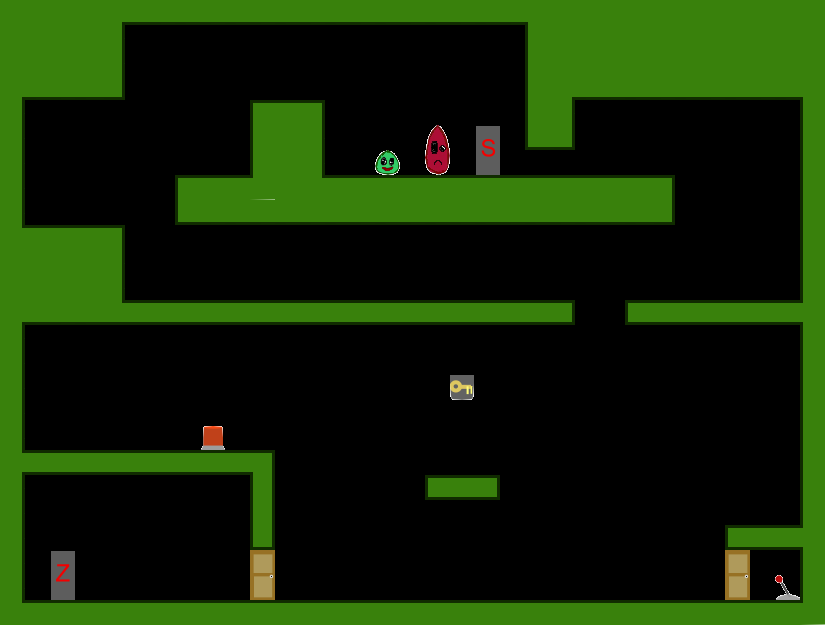

Below is a game level as drawn by its tile map, then a one-line description and the .tmx that defines it (tile-layer data replaced by summaries):
An orthogonal 33x25 tile map with 25x25 px tiles, 1 tile layer (Kachelebene 1).

<map version="1.0" orientation="orthogonal" width="33" height="25" tilewidth="25" tileheight="25">
 <tileset firstgid="1" name="Tileset" tilewidth="25" tileheight="25">
  <image source="../img/Tileset.png" width="400" height="250" />
 </tileset>
 <layer name="Kachelebene 1" width="33" height="25">
  <data>[825 cells, 284 non-empty, 35 distinct tile ids]</data>
 </layer>
</map>
